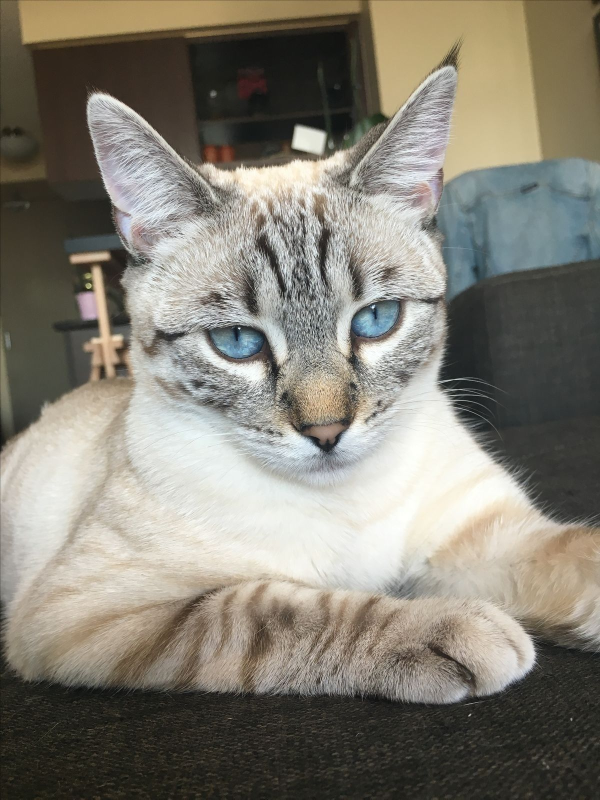
#> input picture Journal/Opgave2/CatData/cat_v1/bengal/1aeae43be56c47450ef4a3354d3e940d.jpg, 1200 x 1599 px (shown at 1/2 size); its folder holds only this picture in this run
$ jupyter execute --allow-errors SWMAL_Grp10-2.ipynb
#> lines starting #> are read from the running program, lines starting #| are printed output that depends on the picture
# Aarhus Universitet &mdash; SWMAL E25
## Assignment O2
### Gruppe 10

---

### Members

| Name                         | Student ID   |
|------------------------------|--------------|
| Per Hindbo Clausen           | 202007348    |
| Mads Kampmann Elkjær         | 202209870    |
| Daniel Them                  | 201809623    |
| Frederick Lykkegaard Nielsen | 202207768    |

---

### Hand-in Date

**10/10-2025**

## L03 - Supergruppe diskussion

#### Resume: Look at the Big Picture

In the end-to-end pipeline of Machine learning, it is important to ”zoom out”
and look at the bigger picture. What do we want to achieve with this model?
Ideally, we would start by defining a problem and then see which specific data
we need, and additionally get an idea of how we would process them to reach
an end goal.

#### Resume: Get the Data

To answer the before mentioned questions, we must gather some data. First,
we must decide on the method we want to use to gather the data. Afterwards, ideally very early in the process, we can start splitting the data. We split it into test- and training-data to teach our model how to generalize the data.

#### Resume: Explore and Visualize the Data to Gain Insights,

Once the data is collected, the next step is to explore and visualize it. This helps us gain a better understanding of its structure, quality, and possible patterns.
Visualization and simple statistics allow us to spot errors, biases, or anomalies in the data. As the saying goes, ”bad data in, bad data out” — so it is crucial to ensure that the data makes sense before continuing.

#### Resume: Prepare the Data for Machine Learning Algorithms

Raw data is rarely ready to be used directly. Preparation may include clean-
ing missing values (for example, by replacing them with the mean or median),
normalizing or scaling numerical values, and transforming categorical variables into numerical ones (e.g. one-hot encoding). At this stage, we also ensure the data format matches what our machine learning algorithms expect.

#### Resume: Select and Train a Model

With the data prepared, we can select an appropriate model. This often begins with simpler algorithms to establish a baseline and then progresses to more advanced techniques. The model is trained on the training data to capture the patterns necessary to solve the defined problem.

#### Resume: Fine-Tune Your Model

After training, the model must be evaluated on previously unseen test data. This evaluation provides insight into how well the model generalizes. Depending on the problem type, metrics such as accuracy, precision, recall, F1-score, or RMSE are used. A key challenge is avoiding overfitting, where the model performs well on training data but poorly on new data.

If performance is not satisfactory, the model can be improved by tuning hyperparameters or trying alternative algorithms. Techniques like grid search, random search, or cross-validation can systematically optimize performance. Feature selection or engineering may also provide gains.

#### Resume: Launch, Monitor, and Maintain Your System

Once the model is performing well, the next step is deployment. This means
integrating the model into a real-world application, such as through an API, a dashboard, or by embedding it in an existing system where it can generate predictions on new data.
A model’s job does not end once it is deployed. Over time, data distributions may shift, leading to performance degradation (concept drift). To ensure continued reliability, the model must be monitored in production, retrained periodically, and updated to handle new data or requirements.

## L04 - Dataanalyse

### Qa) Beskrivelse af datasæt til O4 projekt

### a. Concept

We want to build a robust image-classifier that predicts a cat’s breed from a single photo. The initial scope covers five breeds—Bengal, Domestic Shorthair, Maine Coon, Ragdoll, and Siamese, but the architecture will be modular so adding new classes later requires only dropping more folders into the dataset, re-running the split and re-training or fine-tuning. We normalize inputs consistently, apply conservative augmentations to improve generalization (flip/rotate/brightness/contrast/zoom), and track performance with accuracy and macro-averaged F1. To understand model behavior, we’ll use a confusion matrix and per-class metrics; this is especially useful for visually similar breeds or when classes are imbalanced. The end product is a saved model artifact plus a small script that takes an image path and returns top-1 prediction with confidence, and maybe top-k probabilities for transparency.

### b. Dataset

We use the [Kaggle Cat's Breed Dataset](https://www.kaggle.com/datasets/yapwh1208/cats-breed-dataset), which provides exactly the five classes we target and already follows a directory-per-breed structure. This structure is compatible with standard loaders fx. (Keras `image_dataset_from_directory`) and plays nicely with reproducible train/validation/test splits. The pipeline stays open to growth: if we later collect more images for these breeds or introduce new breeds, we simply add folders with the appropriate names and rerun the preprocessing/splitting steps. This makes it straightforward to scale both the data and the classification without rewriting code.

### c. Dataset description

Each sample is a color photograph (commonly JPEG/PNG in RGB) with non-uniform resolution and aspect ratio. Labels are implicitly defined by folder names, which reduces the chance of metadata drift but can still contain occasional label noise (mis-sorted images). In a quick exploration pass, we verify the directory layout, count the images per class, and check for corrupt files or near-duplicates using a perceptual hash. We look at global summaries like width/height distributions and aspect ratios to inform the target input size and resizing policy (e.g., pad/crop vs. stretch). We also visualize single-image RGB histograms and small grids of random examples per class to spot systematic differences such as background bias (studio shots vs. household environments), lighting extremes, or watermark artifacts. There might be some issuese which could be mild class imbalance, resolution variance, and varied backgrounds that can mislead the model into learning context instead of the cat.

### d. Use of dataset

We’ll use the dataset for multiclass classification: given a cat photo, predict one breed among our five classes. Classification fits because the target is a discrete label, not a numeric value (so not regression). We’ll resize and convert to RGB to standardize inputs and stabilize training, then make stratified train/validation/test splits to get fair evaluation. For metrics, we pick accuracy for overall performance and macro-F1 so small classes count equally (We might add a cat breed with not a lot of pictures). We will use a confusion matrix that shows us which breeds the model confuses.

### Sources:

- [Kaggle Cat’s Breed Dataset](https://www.kaggle.com/datasets/yapwh1208/cats-breed-dataset)
- [scikit-learn: train_test_split (stratified splitting)](https://scikit-learn.org/stable/modules/generated/sklearn.model_selection.train_test_split.html)
- [scikit-learn: StratifiedKFold](https://scikit-learn.org/stable/modules/generated/sklearn.model_selection.StratifiedKFold.html)
- [scikit-learn: StratifiedShuffleSplit](https://scikit-learn.org/stable/modules/generated/sklearn.model_selection.StratifiedShuffleSplit.html)
- [scikit-learn: StratifiedGroupKFold](https://scikit-learn.org/stable/modules/generated/sklearn.model_selection.StratifiedGroupKFold.html)
- [scikit-learn: f1_score (use `average="macro"`) ](https://scikit-learn.org/stable/modules/generated/sklearn.metrics.f1_score.html)
- [scikit-learn: confusion_matrix](https://scikit-learn.org/stable/modules/generated/sklearn.metrics.confusion_matrix.html)
- [scikit-learn: ConfusionMatrixDisplay](https://scikit-learn.org/stable/modules/generated/sklearn.metrics.ConfusionMatrixDisplay.html)
- [scikit-learn: classification_report](https://scikit-learn.org/stable/modules/generated/sklearn.metrics.classification_report.html)
- [scikit-learn: cross_validate (multi-metric CV)](https://scikit-learn.org/stable/modules/generated/sklearn.model_selection.cross_validate.html)
- [scikit-learn User Guide: Metrics & scoring (classification metrics)](https://scikit-learn.org/stable/modules/model_evaluation.html)
- [scikit-learn User Guide: Cross-validation](https://scikit-learn.org/stable/modules/cross_validation.html)

### Qb) Dataanalyse af eget datasæt

We start by setting the dataset path, importing the libraries, and configuring plotting so the rest of the notebook knows where the images are and can visualize results consistently.

[cell 1]
# Setup: Datapath and imports
DATA_DIR = "CatData/cat_v1"

from pathlib import Path
import numpy as np
import pandas as pd
from PIL import Image, UnidentifiedImageError
import matplotlib.pyplot as plt

plt.rcParams["figure.figsize"] = (8,5)
plt.rcParams["axes.grid"] = True

Next, we scan the class folders, open each image, and record format, color mode, width, height, and aspect ratio to build a simple metadata table.

[cell 2]
# Scan dataset (formats, color spaces, sizes)
IMG_EXTS = {".jpg",".jpeg",".png",".bmp",".gif",".tif",".tiff",".webp"}

rows, bad = [], []
root = Path(DATA_DIR)
classes = sorted([d.name for d in root.iterdir() if d.is_dir()])

for cls in classes:
    for p in (root/cls).rglob("*"):
        if p.is_file() and p.suffix.lower() in IMG_EXTS:
            try:
                with Image.open(p) as im:
#> im is the input picture: PIL image 1200x1599 RGB; mean R, G, B 131.8, 127.7, 116.9
                    im.load()
                    w, h = im.size
                    rows.append({
                        "path": str(p),
                        "label": cls,
                        "format": im.format,    # JPEG, PNG, ...
                        "mode": im.mode,        # RGB, L, RGBA, ...
                        "width": w,
                        "height": h,
                        "aspect": (w/h if h else np.nan)
                    })
            except (UnidentifiedImageError, OSError):
                bad.append(str(p))

meta = pd.DataFrame(rows)
print(f"Classes: {classes}")
print(f"Total images: {len(meta)}  |  Unreadable: {len(bad)}")
meta.head()

Then we print a directory tree to document how the data are organized on disk, showing the root and the class subfolders.

[cell 3]
# Representation on disk (folder structure)
def print_tree(path: Path, max_depth=1):
    def _walk(p, prefix="", depth=0):
        if depth > max_depth: return
        entries = sorted(p.iterdir(), key=lambda x: (not x.is_dir(), x.name.lower()))
        for i, e in enumerate(entries[:50]):  # truncate for readability
            is_last = (i == len(entries)-1)
            branch = "└── " if is_last else "├── "
            print(prefix + branch + e.name + ("/" if e.is_dir() else ""))
            if e.is_dir():
                _walk(e, prefix + ("    " if is_last else "│   "), depth+1)
    print(p.name + "/")
    _walk(path)

print_tree(root, max_depth=1)

After that, we show class counts and simple tables of image formats and color modes. This checks how balanced the classes are and what kinds of files we have.

[cell 4]
# Basic tables
# Class counts
cls_counts = meta["label"].value_counts().sort_index()
display(pd.DataFrame({"count": cls_counts}))

# Formats & color spaces
display(meta["format"].value_counts().to_frame("count").rename_axis("format"))
display(meta["mode"].value_counts().to_frame("count").rename_axis("mode"))

We then compute size stats per class and plot histograms of width, height, and aspect ratio. This tells us how big images are and helps if we want to choose a standard resize.

[cell 5]
# Size statistics + histograms (width/height/aspect)
size_stats = (meta
    .assign(megapix=(meta["width"]*meta["height"])/1e6)
    .groupby("label")[["width","height","aspect","megapix"]]
    .agg(["count","min","median","mean","max"]))
display(size_stats)

fig, axes = plt.subplots(1,3, figsize=(14,4))
axes[0].hist(meta["width"],  bins=40); axes[0].set_title("Width (px)");  axes[0].set_xlabel("px")
axes[1].hist(meta["height"], bins=40); axes[1].set_title("Height (px)"); axes[1].set_xlabel("px")
axes[2].hist(meta["aspect"], bins=40); axes[2].set_title("Aspect ratio (w/h)"); axes[2].set_xlabel("ratio")
plt.tight_layout(); plt.show()
#> after `plt.tight_layout()`:
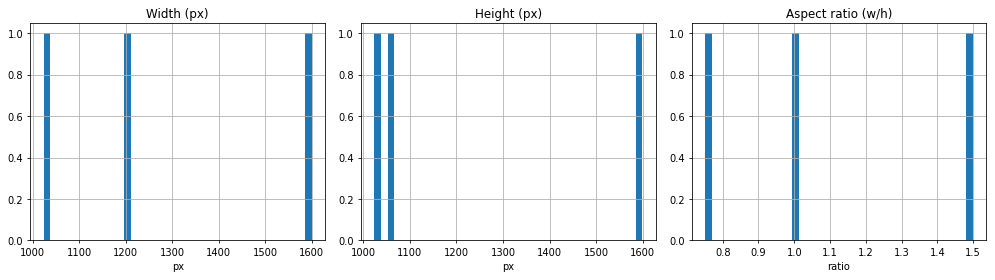
#> figure drawn by matplotlib, 3 panels

Next, we show a small grid of example images for each class with their labels. This is a quick visual check that the data look right.

[cell 6]
# Examples & labels (image grid)
def show_examples(df, per_class=4):
#> called with per_class = 4
    labels = sorted(df["label"].unique())
    nrows, ncols = len(labels), per_class
    fig, axes = plt.subplots(nrows, ncols, figsize=(2.8*ncols, 2.8*nrows))
    if nrows == 1: axes = np.array([axes])
    for r, lab in enumerate(labels):
        subset = df[df["label"]==lab]
        sample = subset.sample(min(per_class, len(subset)), random_state=42)
        for c, (_, row) in enumerate(sample.iterrows()):
            ax = axes[r, c] if ncols>1 else axes[r, 0]
            img = Image.open(row["path"]).convert("RGB")
            ax.imshow(img); ax.set_axis_off()
            if c == 0: ax.set_title(lab)
    plt.suptitle("Example images per class", y=0.995)
    plt.tight_layout(); plt.show()
#> after `plt.tight_layout()`:
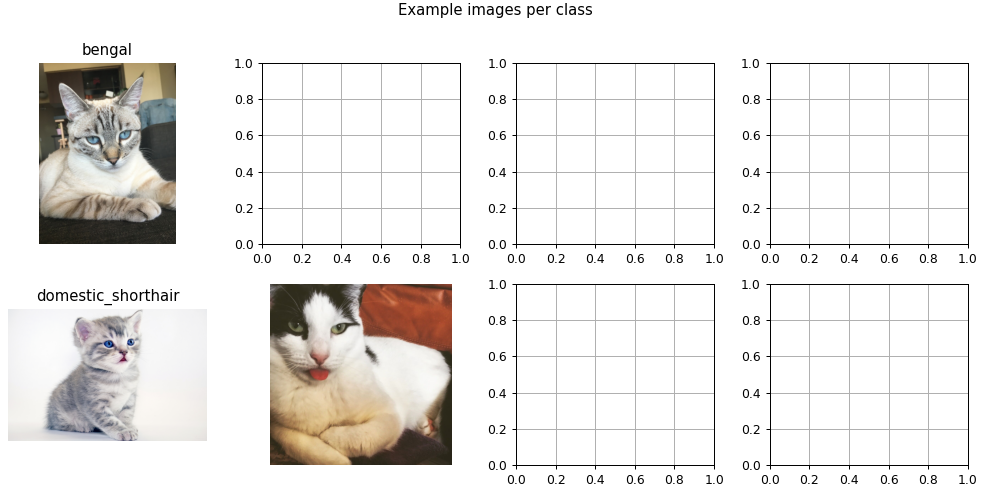
#> figure drawn by matplotlib, 3 panels

show_examples(meta, per_class=4)

We also plot RGB histograms for one image per class. That gives a basic view of brightness and color for single images.

[cell 7]
# Histograms on individual images
def plot_image_and_histogram(image_path, bins=32):
#> called with bins = 32
    im = Image.open(image_path).convert("RGB")
    arr = np.asarray(im, dtype=np.uint8)
    fig = plt.figure(figsize=(10,4))
    ax1 = plt.subplot(1,2,1)
    ax1.imshow(im); ax1.set_axis_off(); ax1.set_title(Path(image_path).parent.name)
    ax2 = plt.subplot(1,2,2)
    for ch, name in enumerate(["R","G","B"]):
        hist, edges = np.histogram(arr[...,ch].ravel(), bins=bins, range=(0,255))
        centers = 0.5*(edges[1:]+edges[:-1])
        ax2.plot(centers, hist, label=name)
    ax2.set_title("Pixel-value histogram"); ax2.set_xlabel("0–255"); ax2.legend()
    plt.tight_layout(); plt.show()
#> after `plt.tight_layout()`:
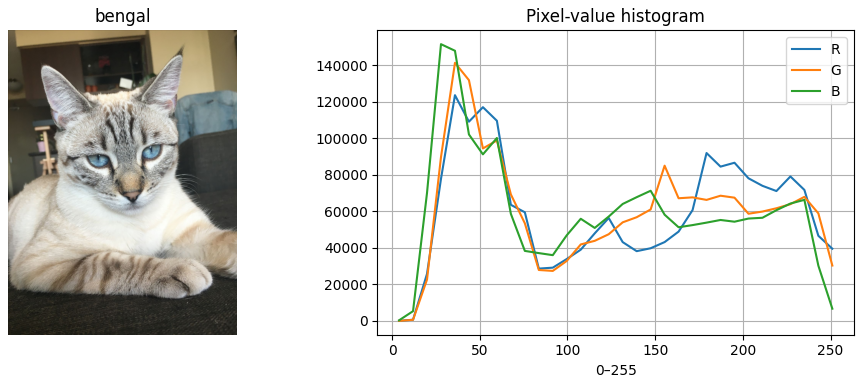
#> figure drawn by matplotlib, 2 panels; panel 2: curve peaks at x = 35.86, y = 123578; panel 2: curve peaks at x = 35.86, y = 141295; panel 2: curve peaks at x = 27.89, y = 151500

print("Single-image histograms (one per class):")
for lab in sorted(meta["label"].unique()):
    ex = meta[meta["label"]==lab]
    if len(ex):
        plot_image_and_histogram(ex.iloc[0]["path"], bins=32)

The above data analysis gives us a clear picture of what the dataset includes. We know the folder layout for loaders, the class balance, typical image sizes and aspect ratios, and the formats/color modes. Hopefully this will help us be more prepared for the later challenge of actually training a model.

## L04 - Pipelines

### Setup:

[cell 8]

import sys
import pickle
import numpy as np
import matplotlib.pyplot as plt
import os

from sklearn.neural_network import MLPRegressor
from sklearn.linear_model import LinearRegression
from sklearn.metrics import r2_score

def LoadDataFromL01():
    filename = os.path.join("Data", "itmal_l01_data.pkl")
    with open(f"{filename}", "rb") as f:
        (X, y) = pickle.load(f)
        return X, y

#> (the rest of this cell did not finish here and is left out)

[cell 9]
# Setup the MLP and lin. regression again..

# [39 lines left out: functions isNumpyData, PlotModels, not called in this run]

# lets make a linear and MLP regressor and redo the plots
mlp = MLPRegressor(hidden_layer_sizes=(10, ),
                   solver='adam',
                   activation='relu',
                   tol=1E-5,
                   max_iter=100000,
                   verbose=False)
linreg = LinearRegression()

#> (the rest of this cell did not finish here and is left out)

### Qa) Create a Min/max scaler for the MLP

We scale **X** to **[0,1]** before training the MLP. This makes the features share a common range which stabilizes gradients and helps MLPs train. We fit the scaler on the train split, then reuse it for val/test. Sources: [MinMaxScaler](https://scikit-learn.org/stable/modules/generated/sklearn.preprocessing.MinMaxScaler.html)  [Neural networks: supervised](https://scikit-learn.org/stable/modules/neural_networks_supervised.html).

[cell 10]
# [6 lines left out: function minmax_scaler, not called in this run]

#> (the rest of this cell did not finish here and is left out)

Scaling X to [0,1] fixed the MLP’s misfit: it now matches linear regression (**R² ≈ 0.73**). So the issue was scale, not model capacity.

### Qb) Scikit-learn Pipelines

We wrap the scaler and the MLP in one `Pipeline`. That way `fit` runs the steps in order, and `predict` always applies the **same** scaling as training. It keeps the code tidy and helps avoid leakage bugs. Source: [Scikit-learn’s pipeline guide](https://scikit-learn.org/stable/modules/compose.html#pipeline).

[cell 11]
from sklearn.preprocessing import MinMaxScaler
from sklearn.pipeline import Pipeline

# Plain MinMaxScaler
scaler = MinMaxScaler()
#> (the rest of this cell did not finish here and is left out)

Using `MinMaxScaler` and wrapping it with the MLP in a `Pipeline` gives the around the performance (**R² ≈ 0.72–0.73**) and a cleaner, safer workflow. The small 0.01 dip is fine; the good thing is that it is more reproduceble and there is no scaling leaks.

### Qc) Outliers and the Min-max Scaler vs. the Standard Scaler

**The problem with Min–Max struggles and outliers.**
Min–max maps data to [0,1] using the smallest and largest values. If one value is extreme, it becomes 1.0 and squeezes almost all other points into a tiny range. The model then learns poorly from the “squished” bulk.

**Is StandardScaler better?**
Usually yes. Standardization (mean 0, std 1) which is less fragile. But it’s not perfect. Big outliers can still affect the mean/std.

**Sources:**
- [MinMaxScaler](https://scikit-learn.org/stable/modules/generated/sklearn.preprocessing.MinMaxScaler.html)
- [StandardScaler](https://scikit-learn.org/stable/modules/generated/sklearn.preprocessing.StandardScaler.html)
- [Scaling and normalization](https://scikit-learn.org/stable/modules/preprocessing.html)

[cell 12]
from sklearn.preprocessing import StandardScaler


# [12 lines left out: function eval_pipe, not called in this run]

print("Scaler comparison on the same data (fit on X, for demo):")
#> (the rest of this cell did not finish here and is left out)

Standardization clearly helped the MLP here (**R² 0.79** vs. **0.73** with MinMax), while linear regression stayed the same (**0.73**) because scaling doesn’t change its fit quality.

### Qd) Modify the MLP Hyperparameters

We run a small hyperparameter sweep for the MLP to see how few neurons we can use and still get a strong fit. The script standardizes `X`, then tries different widths (neurons), activations (`relu`, `tanh`, `logistic`), and solvers (`adam`, `lbfgs`, `sgd`). For each combo, we fit the model, compute R², list the top scores, and report the smallest network that reaches a target R². (Sources: [MLPRegressor docs](https://scikit-learn.org/stable/modules/generated/sklearn.neural_network.MLPRegressor.html), [Neural networks: supervised](https://scikit-learn.org/stable/modules/neural_networks_supervised.html))

[cell 13]
import pandas as pd

# [41 lines left out: function run_mlp_sweep, not called in this run]

#> (the rest of this cell did not finish here and is left out)

`tanh + lbfgs` with ~30 neurons topped the list (very high R²), and even tiny networks (1–3 neurons) can hit ~0.76–0.80 with the right settings. `lbfgs` often works well on small datasets, while `sgd` typically needs a bit more width. (Source: [MLPRegressor: activations/solvers](https://scikit-learn.org/stable/modules/generated/sklearn.neural_network.MLPRegressor.html))

## L05 - Training Your Own Linear Regressor

## L06 - Artificial Neural Networks as Universal Approximators

### Qa - Fitting the model using the data generator
To fit the model using the data generator, we run the code provided in the exercise:

[cell 14]
from sklearn.neural_network import MLPRegressor

mlp = MLPRegressor(activation = 'tanh',      # activation function
                   hidden_layer_sizes = [2], # layes and neurons in layers: one hidden layer with two neurons
                   alpha = 1e-5,             # regularization parameter
                   solver = 'lbfgs',         # quasi-Newton solver
                   max_iter=10000,
                   verbose = True)

#> (the rest of this cell did not finish here and is left out)

### Qb
#### a - Extracting and printing the coefficients

#> (a cell that did not finish here is left out)

#### b - Illustrating the ANN


### Qc - Creating a formula for the network

[cell 16]
# [11 lines left out: function mlp_formula, not called in this run]

### Qd - Plotting mlp_formula(x)

Here, each part resembles a scaled and shifted tanh function, demonstrating how the two-neuron network can approximate complex functions by combining simple non-linear activations.

#> (a cell that did not finish here is left out)

### Qf - Creating an approximation for the sinc function
To create a good sinc approximation, what we need is more neurons in the hidden layer, e.g., 10 neurons. These are declared in the hidden_layer_sizes parameter in the code below:

[cell 18]
def GenerateSincData():
    X = np.linspace(-3, 3, 1000)
    y = np.sinc(X)
    X = X.reshape(-1,1)
    return X, y

X, y_true = GenerateSincData()
plt.plot(X, y_true, "r-")
plt.xlabel("X")
plt.ylabel("y")
plt.title("ANN, Groundtruth data for Sinc")

mlp_sinc = MLPRegressor(activation = 'tanh',
                   hidden_layer_sizes = [10],
                   alpha = 1e-5,
                   solver = 'lbfgs',
                   max_iter=10000,
                   verbose = True)
mlp_sinc.fit(X, y_true)
y_pred = mlp_sinc.predict(X)
plt.plot(X, y_true, "r-.", X, y_pred, "b-")
plt.legend(["y_true", "y_pred"])
plt.title("ANN, Fit to Sinc")
plt.xlabel("X")
plt.ylabel("y")
plt.show()
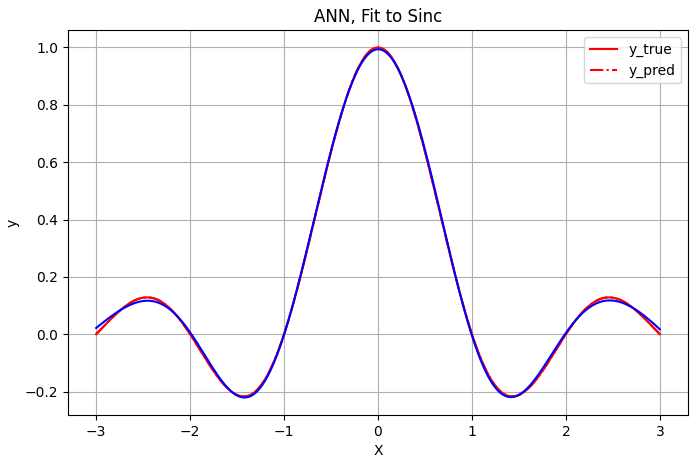
#> figure drawn by matplotlib, 1 panel; curve peaks at x = -0.003, y = 1; curve peaks at x = -0.003, y = 1; curve peaks at x = 0.003, y = 0.994
print("OK")
